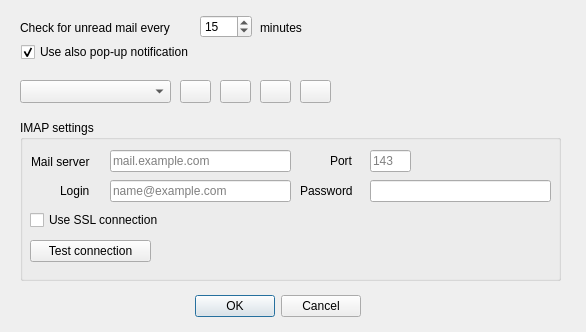
<?xml version="1.0" encoding="UTF-8"?>
<ui version="4.0">
 <class>Settings</class>
 <widget class="QDialog" name="Settings">
  <property name="geometry">
   <rect>
    <x>0</x>
    <y>0</y>
    <width>586</width>
    <height>332</height>
   </rect>
  </property>
  <property name="sizePolicy">
   <sizepolicy hsizetype="Fixed" vsizetype="Fixed">
    <horstretch>0</horstretch>
    <verstretch>0</verstretch>
   </sizepolicy>
  </property>
  <property name="windowTitle">
   <string>Mail Notifier - Settings</string>
  </property>
  <property name="windowIcon">
   <iconset>
    <normaloff>../icons/mailbox_empty.png</normaloff>../icons/mailbox_empty.png</iconset>
  </property>
  <widget class="QDialogButtonBox" name="buttonBox">
   <property name="geometry">
    <rect>
     <x>20</x>
     <y>290</y>
     <width>341</width>
     <height>32</height>
    </rect>
   </property>
   <property name="orientation">
    <enum>Qt::Horizontal</enum>
   </property>
   <property name="standardButtons">
    <set>QDialogButtonBox::Cancel|QDialogButtonBox::Ok</set>
   </property>
  </widget>
  <widget class="QCheckBox" name="boolifNotify">
   <property name="geometry">
    <rect>
     <x>21</x>
     <y>42</y>
     <width>231</width>
     <height>20</height>
    </rect>
   </property>
   <property name="text">
    <string>Use also pop-up notification</string>
   </property>
   <property name="checked">
    <bool>true</bool>
   </property>
  </widget>
  <widget class="QGroupBox" name="groupBox">
   <property name="geometry">
    <rect>
     <x>20</x>
     <y>120</y>
     <width>541</width>
     <height>161</height>
    </rect>
   </property>
   <property name="sizePolicy">
    <sizepolicy hsizetype="Fixed" vsizetype="Preferred">
     <horstretch>0</horstretch>
     <verstretch>0</verstretch>
    </sizepolicy>
   </property>
   <property name="title">
    <string>IMAP settings</string>
   </property>
   <widget class="QLineEdit" name="txtboxMailServer">
    <property name="geometry">
     <rect>
      <x>90</x>
      <y>30</y>
      <width>181</width>
      <height>22</height>
     </rect>
    </property>
    <property name="sizePolicy">
     <sizepolicy hsizetype="Expanding" vsizetype="Fixed">
      <horstretch>0</horstretch>
      <verstretch>0</verstretch>
     </sizepolicy>
    </property>
    <property name="text">
     <string/>
    </property>
    <property name="placeholderText">
     <string>mail.example.com</string>
    </property>
   </widget>
   <widget class="QLabel" name="label_4">
    <property name="geometry">
     <rect>
      <x>310</x>
      <y>30</y>
      <width>31</width>
      <height>21</height>
     </rect>
    </property>
    <property name="text">
     <string>Port</string>
    </property>
   </widget>
   <widget class="QLabel" name="label_5">
    <property name="geometry">
     <rect>
      <x>40</x>
      <y>60</y>
      <width>41</width>
      <height>21</height>
     </rect>
    </property>
    <property name="text">
     <string>Login</string>
    </property>
   </widget>
   <widget class="QLabel" name="label_6">
    <property name="geometry">
     <rect>
      <x>280</x>
      <y>60</y>
      <width>61</width>
      <height>21</height>
     </rect>
    </property>
    <property name="text">
     <string>Password</string>
    </property>
   </widget>
   <widget class="QLineEdit" name="txtboxPassword">
    <property name="geometry">
     <rect>
      <x>350</x>
      <y>60</y>
      <width>181</width>
      <height>22</height>
     </rect>
    </property>
    <property name="text">
     <string/>
    </property>
    <property name="echoMode">
     <enum>QLineEdit::Password</enum>
    </property>
    <property name="placeholderText">
     <string/>
    </property>
   </widget>
   <widget class="QLineEdit" name="txtboxLogin">
    <property name="geometry">
     <rect>
      <x>90</x>
      <y>60</y>
      <width>181</width>
      <height>22</height>
     </rect>
    </property>
    <property name="text">
     <string/>
    </property>
    <property name="placeholderText">
     <string>name@example.com</string>
    </property>
   </widget>
   <widget class="QLabel" name="label_3">
    <property name="geometry">
     <rect>
      <x>11</x>
      <y>31</y>
      <width>71</width>
      <height>21</height>
     </rect>
    </property>
    <property name="text">
     <string>Mail server</string>
    </property>
   </widget>
   <widget class="QLineEdit" name="txtboxPort">
    <property name="geometry">
     <rect>
      <x>350</x>
      <y>30</y>
      <width>41</width>
      <height>22</height>
     </rect>
    </property>
    <property name="sizePolicy">
     <sizepolicy hsizetype="Fixed" vsizetype="Fixed">
      <horstretch>0</horstretch>
      <verstretch>0</verstretch>
     </sizepolicy>
    </property>
    <property name="text">
     <string/>
    </property>
    <property name="placeholderText">
     <string>143</string>
    </property>
   </widget>
   <widget class="QCheckBox" name="boolifSSL">
    <property name="geometry">
     <rect>
      <x>10</x>
      <y>90</y>
      <width>161</width>
      <height>20</height>
     </rect>
    </property>
    <property name="text">
     <string>Use SSL connection</string>
    </property>
   </widget>
   <widget class="QPushButton" name="btnTestConnection">
    <property name="enabled">
     <bool>true</bool>
    </property>
    <property name="geometry">
     <rect>
      <x>10</x>
      <y>120</y>
      <width>121</width>
      <height>22</height>
     </rect>
    </property>
    <property name="toolTip">
     <string/>
    </property>
    <property name="text">
     <string>Test connection</string>
    </property>
   </widget>
   <widget class="QLabel" name="lblTestOutput">
    <property name="geometry">
     <rect>
      <x>150</x>
      <y>120</y>
      <width>371</width>
      <height>21</height>
     </rect>
    </property>
    <property name="text">
     <string/>
    </property>
   </widget>
   <zorder>txtboxPort</zorder>
   <zorder>txtboxMailServer</zorder>
   <zorder>label_4</zorder>
   <zorder>label_3</zorder>
   <zorder>label_5</zorder>
   <zorder>label_6</zorder>
   <zorder>txtboxPassword</zorder>
   <zorder>txtboxLogin</zorder>
   <zorder>boolifSSL</zorder>
   <zorder>btnTestConnection</zorder>
   <zorder>lblTestOutput</zorder>
  </widget>
  <widget class="QLabel" name="label">
   <property name="geometry">
    <rect>
     <x>20</x>
     <y>20</y>
     <width>181</width>
     <height>16</height>
    </rect>
   </property>
   <property name="text">
    <string>Check for unread mail every</string>
   </property>
  </widget>
  <widget class="QSpinBox" name="checkFreq">
   <property name="geometry">
    <rect>
     <x>200</x>
     <y>15</y>
     <width>52</width>
     <height>23</height>
    </rect>
   </property>
   <property name="minimum">
    <number>1</number>
   </property>
   <property name="maximum">
    <number>120</number>
   </property>
   <property name="value">
    <number>15</number>
   </property>
  </widget>
  <widget class="QLabel" name="label_2">
   <property name="geometry">
    <rect>
     <x>260</x>
     <y>20</y>
     <width>61</width>
     <height>16</height>
    </rect>
   </property>
   <property name="text">
    <string>minutes</string>
   </property>
  </widget>
  <widget class="QComboBox" name="comboAccounts">
   <property name="geometry">
    <rect>
     <x>20</x>
     <y>80</y>
     <width>151</width>
     <height>23</height>
    </rect>
   </property>
   <property name="insertPolicy">
    <enum>QComboBox::InsertAtCurrent</enum>
   </property>
  </widget>
  <widget class="QPushButton" name="btnAddAccount">
   <property name="geometry">
    <rect>
     <x>180</x>
     <y>80</y>
     <width>31</width>
     <height>23</height>
    </rect>
   </property>
   <property name="toolTip">
    <string>Add account</string>
   </property>
   <property name="text">
    <string/>
   </property>
   <property name="icon">
    <iconset>
     <normalon>:/icons/add_account.png</normalon>
    </iconset>
   </property>
  </widget>
  <widget class="QPushButton" name="btnRenameAccount">
   <property name="geometry">
    <rect>
     <x>220</x>
     <y>80</y>
     <width>31</width>
     <height>23</height>
    </rect>
   </property>
   <property name="toolTip">
    <string>Rename account</string>
   </property>
   <property name="text">
    <string/>
   </property>
   <property name="icon">
    <iconset>
     <normalon>:/icons/rename_account.png</normalon>
    </iconset>
   </property>
  </widget>
  <widget class="QPushButton" name="btnRemoveAccount">
   <property name="geometry">
    <rect>
     <x>300</x>
     <y>80</y>
     <width>31</width>
     <height>23</height>
    </rect>
   </property>
   <property name="toolTip">
    <string>Remove account</string>
   </property>
   <property name="text">
    <string/>
   </property>
   <property name="icon">
    <iconset>
     <normalon>:/icons/remove_account.png</normalon>
    </iconset>
   </property>
  </widget>
  <widget class="QPushButton" name="btnSaveAccount">
   <property name="geometry">
    <rect>
     <x>260</x>
     <y>80</y>
     <width>31</width>
     <height>23</height>
    </rect>
   </property>
   <property name="toolTip">
    <string>Save account</string>
   </property>
   <property name="text">
    <string/>
   </property>
   <property name="icon">
    <iconset>
     <normalon>:/icons/save_account.png</normalon>
    </iconset>
   </property>
  </widget>
 </widget>
 <resources>
  <include location="../resources.qrc"/>
 </resources>
 <connections>
  <connection>
   <sender>buttonBox</sender>
   <signal>accepted()</signal>
   <receiver>Settings</receiver>
   <slot>accept()</slot>
   <hints>
    <hint type="sourcelabel">
     <x>248</x>
     <y>254</y>
    </hint>
    <hint type="destinationlabel">
     <x>157</x>
     <y>274</y>
    </hint>
   </hints>
  </connection>
  <connection>
   <sender>buttonBox</sender>
   <signal>rejected()</signal>
   <receiver>Settings</receiver>
   <slot>reject()</slot>
   <hints>
    <hint type="sourcelabel">
     <x>316</x>
     <y>260</y>
    </hint>
    <hint type="destinationlabel">
     <x>286</x>
     <y>274</y>
    </hint>
   </hints>
  </connection>
 </connections>
</ui>
